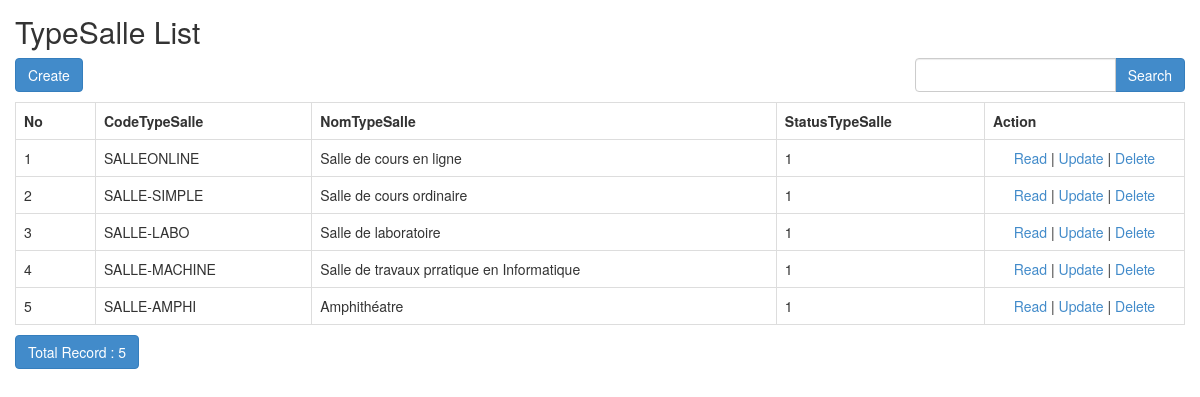
Screenshot of /admin/index.php/typesalle with the database file from the repository.
### tables this page shows
CREATE TABLE `TypeSalle` (
  `idTypeSalle` int(11) NOT NULL,
  `codeTypeSalle` varchar(254) NOT NULL,
  `nomTypeSalle` varchar(254) NOT NULL,
  `statusTypeSalle` tinyint(1) DEFAULT NULL
);

### admin/application/controllers/TypeSalle.php (called while the page is built, shortened)
<?php
class TypeSalle extends CI_Controller
{
    function __construct()
    {
        $this->load->model('TypeSalle_model');
        $this->load->library('form_validation');
    }
    public function index()
    {
        $q = urldecode($this->input->get('q', TRUE));
        $start = intval($this->input->get('start'));
        if ($q <> '') {
            $config['base_url'] = base_url() . 'typesalle/index.html?q=' . urlencode($q);
            $config['first_url'] = base_url() . 'typesalle/index.html?q=' . urlencode($q);
        } else {
            $config['base_url'] = base_url() . 'typesalle/index.html';
            $config['first_url'] = base_url() . 'typesalle/index.html';
        }
        $config['per_page'] = 10;
        $config['page_query_string'] = TRUE;
        $config['total_rows'] = $this->TypeSalle_model->total_rows($q);
        $typesalle = $this->TypeSalle_model->get_limit_data($config['per_page'], $start, $q);
        $this->load->library('pagination');
        $this->pagination->initialize($config);
        $data = array(
            'typesalle_data' => $typesalle,
            'q' => $q,
            'pagination' => $this->pagination->create_links(),
            'total_rows' => $config['total_rows'],
            'start' => $start,
        );
        $this->load->view('typesalle/TypeSalle_list', $data);
    }
}

### admin/index.php (called while the page is built, shortened)
<?php
require_once BASEPATH.'core/CodeIgniter.php';

### admin/application/config/config.php (called while the page is built, shortened)
<?php
$config['base_url'] = "http://".$_SERVER["HTTP_HOST"].dirname($_SERVER["SCRIPT_NAME"]);
$config['index_page'] = 'index.php';
$config['uri_protocol']	= 'REQUEST_URI';
$config['url_suffix'] = '.shema';
$config['language']	= 'english';
$config['charset'] = 'UTF-8';
$config['enable_hooks'] = FALSE;
$config['subclass_prefix'] = 'MY_';
$config['composer_autoload'] = FALSE;
$config['permitted_uri_chars'] = 'a-z 0-9~%.:_\-';
$config['enable_query_strings'] = FALSE;
$config['controller_trigger'] = 'c';
$config['function_trigger'] = 'm';
$config['directory_trigger'] = 'd';
$config['allow_get_array'] = TRUE;
$config['log_threshold'] = 0;
$config['log_path'] = '';
$config['log_file_extension'] = '';
$config['log_file_permissions'] = 0644;
$config['log_date_format'] = 'Y-m-d H:i:s';
$config['error_views_path'] = '';
$config['cache_path'] = '';
$config['cache_query_string'] = FALSE;
$config['encryption_key'] = '';
$config['sess_driver'] = 'files';
$config['sess_cookie_name'] = 'ci_session';
$config['sess_expiration'] = 7200;
$config['sess_save_path'] = NULL;
$config['sess_match_ip'] = FALSE;
$config['sess_time_to_update'] = 300;
$config['sess_regenerate_destroy'] = FALSE;
$config['cookie_prefix']	= '';
$config['cookie_domain']	= '';
$config['cookie_path']		= '/';
$config['cookie_secure']	= FALSE;
$config['cookie_httponly'] 	= FALSE;
$config['standardize_newlines'] = FALSE;
$config['global_xss_filtering'] = FALSE;
$config['csrf_protection'] = FALSE;
$config['csrf_token_name'] = 'csrf_test_name';
$config['csrf_cookie_name'] = 'csrf_cookie_name';
$config['csrf_expire'] = 7200;
$config['csrf_regenerate'] = TRUE;
$config['csrf_exclude_uris'] = array();
$config['compress_output'] = FALSE;
$config['time_reference'] = 'local';
$config['rewrite_short_tags'] = FALSE;
$config['proxy_ips'] = '';

### admin/application/models/TypeSalle_model.php (called while the page is built, shortened)
<?php
class TypeSalle_model extends CI_Model
{
    public $table = 'TypeSalle';
    public $id = 'idTypeSalle';
    public $order = 'DESC';
    function total_rows($q = NULL) {
        $this->db->like('idTypeSalle', $q);
	$this->db->or_like('codeTypeSalle', $q);
	$this->db->or_like('nomTypeSalle', $q);
	$this->db->or_like('statusTypeSalle', $q);
	$this->db->from($this->table);
        return $this->db->count_all_results();
    }
    function get_limit_data($limit, $start = 0, $q = NULL) {
        $this->db->order_by($this->id, $this->order);
        $this->db->like('idTypeSalle', $q);
	$this->db->or_like('codeTypeSalle', $q);
	$this->db->or_like('nomTypeSalle', $q);
	$this->db->or_like('statusTypeSalle', $q);
	$this->db->limit($limit, $start);
        return $this->db->get($this->table)->result();
    }
}

### admin/application/views/typesalle/TypeSalle_list.php (the view, shortened to what this page needs)
<!doctype html>
<html>
    <head>
        <link rel="stylesheet" href="<?php echo base_url('assets/bootstrap/css/bootstrap.min.css') ?>"/>
    </head>
    <body>
        <h2 style="margin-top:0px">TypeSalle List</h2>
        <div class="row" style="margin-bottom: 10px">
            <div class="col-md-4">
                <?php echo anchor(site_url('typesalle/create'),'Create', 'class="btn btn-primary"'); ?>
            </div>
            <div class="col-md-4 text-center">
            </div>
            <div class="col-md-1 text-right">
            </div>
            <div class="col-md-3 text-right">
                <form action="<?php echo site_url('typesalle/index'); ?>" class="form-inline" method="get">
                    <div class="input-group">
                        <input type="text" class="form-control" name="q" value="<?php echo $q; ?>">
                        <span class="input-group-btn">
                          <button class="btn btn-primary" type="submit">Search</button>
                        </span>
                    </div>
                </form>
            </div>
        </div>
        <table class="table table-bordered" style="margin-bottom: 10px">
            <tr>
                <th>No</th>
		<th>CodeTypeSalle</th>
		<th>NomTypeSalle</th>
		<th>StatusTypeSalle</th>
		<th>Action</th>
            </tr><?php
            foreach ($typesalle_data as $typesalle)
            {
                ?>
                <tr>
			<td width="80px"><?php echo ++$start ?></td>
			<td><?php echo $typesalle->codeTypeSalle ?></td>
			<td><?php echo $typesalle->nomTypeSalle ?></td>
			<td><?php echo $typesalle->statusTypeSalle ?></td>
			<td style="text-align:center" width="200px">
				<?php
				echo anchor(site_url('typesalle/read/'.$typesalle->idTypeSalle),'Read');
				echo ' | ';
				echo anchor(site_url('typesalle/update/'.$typesalle->idTypeSalle),'Update');
				echo ' | ';
				echo anchor(site_url('typesalle/delete/'.$typesalle->idTypeSalle),'Delete','onclick="javasciprt: return confirm(\'Are You Sure ?\')"');
				?>
			</td>
		</tr>
                <?php
            }
            ?>
        </table>
        <div class="row">
            <div class="col-md-6">
                <a href="#" class="btn btn-primary">Total Record : <?php echo $total_rows ?></a>
	    </div>
            <div class="col-md-6 text-right">
            </div>
        </div>
    </body>
</html>

### admin/application/views/typesalle/TypeSalle_list.php (style rules this page uses)
body { padding: 15px; }

### rows the page displays
typesalle: codeTypeSalle "SALLEONLINE", nomTypeSalle "Salle de cours en ligne", statusTypeSalle "1", idTypeSalle "Read", idTypeSalle "Update", idTypeSalle "Delete"
typesalle: codeTypeSalle "SALLE-SIMPLE", nomTypeSalle "Salle de cours ordinaire", statusTypeSalle "1", idTypeSalle "Read", idTypeSalle "Update", idTypeSalle "Delete"
typesalle: codeTypeSalle "SALLE-LABO", nomTypeSalle "Salle de laboratoire", statusTypeSalle "1", idTypeSalle "Read", idTypeSalle "Update", idTypeSalle "Delete"
typesalle: codeTypeSalle "SALLE-MACHINE", nomTypeSalle "Salle de travaux prratique en Informatique", statusTypeSalle "1", idTypeSalle "Read", idTypeSalle "Update", idTypeSalle "Delete"
typesalle: codeTypeSalle "SALLE-AMPHI", nomTypeSalle "Amphithéatre", statusTypeSalle "1", idTypeSalle "Read", idTypeSalle "Update", idTypeSalle "Delete"

### other values shown
$total_rows "5"
